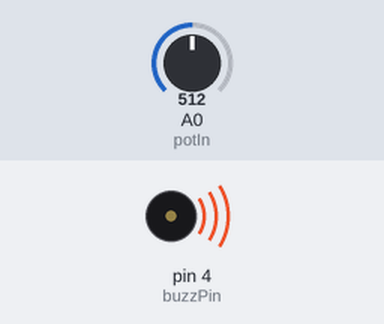
Recording of a sketch running on a simulated Arduino Uno, built with avr-gcc and run on an emulated ATmega328P. Parts: buzzer (waves = sounding). Inputs (shaded band) come from the test bench; at power-on: A0 (potIn) = 512. What the sketch prints to the serial monitor is not drawn.

Above: at 0.1 s.
Timing chart, 0 to 1.6 s (numbered marks = the images above):
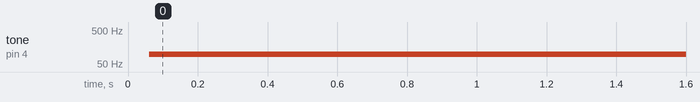

The sketch:

zumbadorPasivo.ino
```cpp
int buzzPin = 4;
int potIn = A0;
int readingPotIn;
float buzzDelay;

void setup() {
	Serial.begin(9600);
	pinMode(buzzPin,OUTPUT);
	pinMode(potIn,INPUT);
}

void loop() {
	readingPotIn = analogRead(potIn);
	buzzDelay = (9940./1023.) * readingPotIn + 60;

	digitalWrite(buzzPin,HIGH);
	delayMicroseconds(buzzDelay);
	digitalWrite(buzzPin,LOW);
	delayMicroseconds(buzzDelay);

	Serial.println(readingPotIn);
}
```

Measured:
- by itself, tone on pin 4 (buzzPin): silent → 96 Hz at 0.06 s
